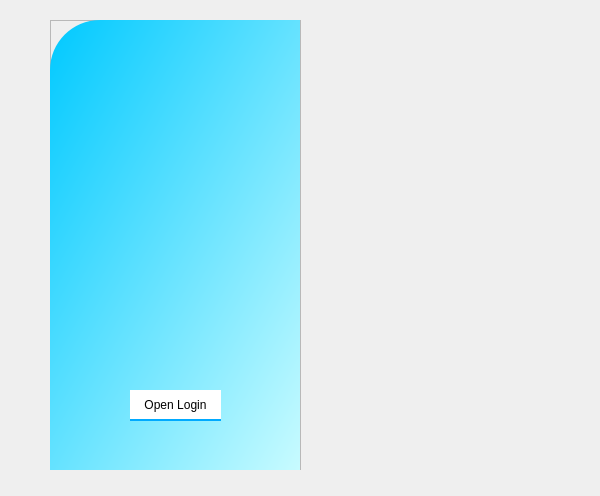
<?xml version="1.0" encoding="UTF-8"?>
<ui version="4.0">
 <class>MainWindow</class>
 <widget class="QMainWindow" name="MainWindow">
  <property name="geometry">
   <rect>
    <x>0</x>
    <y>0</y>
    <width>600</width>
    <height>496</height>
   </rect>
  </property>
  <property name="windowTitle">
   <string>MainWindow</string>
  </property>
  <widget class="QWidget" name="centralwidget">
   <widget class="QFrame" name="frame">
    <property name="geometry">
     <rect>
      <x>50</x>
      <y>20</y>
      <width>251</width>
      <height>450</height>
     </rect>
    </property>
    <property name="frameShape">
     <enum>QFrame::StyledPanel</enum>
    </property>
    <property name="frameShadow">
     <enum>QFrame::Raised</enum>
    </property>
    <widget class="QLabel" name="label">
     <property name="geometry">
      <rect>
       <x>0</x>
       <y>0</y>
       <width>250</width>
       <height>450</height>
      </rect>
     </property>
     <property name="cursor">
      <cursorShape>SizeAllCursor</cursorShape>
     </property>
     <property name="styleSheet">
      <string notr="true">QLabel{
background-color: qlineargradient(spread:pad, x1:0, y1:0, x2:1, y2:1, stop:0 rgba(0, 201, 255, 255), stop:1 rgba(200, 251, 255, 255));
border-top-left-radius:50px;
}

</string>
     </property>
     <property name="text">
      <string/>
     </property>
    </widget>
    <widget class="QPushButton" name="Logo">
     <property name="geometry">
      <rect>
       <x>0</x>
       <y>120</y>
       <width>251</width>
       <height>191</height>
      </rect>
     </property>
     <property name="styleSheet">
      <string notr="true">QPushButton{
background-color: none;
border:0px solid;
}
</string>
     </property>
     <property name="text">
      <string/>
     </property>
     <property name="icon">
      <iconset resource="res.qrc">
       <normaloff>:/icon/icon/2821656.png</normaloff>:/icon/icon/2821656.png</iconset>
     </property>
     <property name="iconSize">
      <size>
       <width>160</width>
       <height>160</height>
      </size>
     </property>
    </widget>
    <widget class="QPushButton" name="opn_login">
     <property name="geometry">
      <rect>
       <x>80</x>
       <y>370</y>
       <width>91</width>
       <height>31</height>
      </rect>
     </property>
     <property name="cursor">
      <cursorShape>PointingHandCursor</cursorShape>
     </property>
     <property name="styleSheet">
      <string notr="true">background-color: rgb(255, 255, 255);
color: black;
border:none;
border-bottom:2px solid #00aaff;</string>
     </property>
     <property name="text">
      <string>Open Login</string>
     </property>
     <property name="icon">
      <iconset resource="res.qrc">
       <normaloff>:/icon/icon/right-arrow.png</normaloff>:/icon/icon/right-arrow.png</iconset>
     </property>
    </widget>
   </widget>
   <widget class="QFrame" name="frame_4">
    <property name="geometry">
     <rect>
      <x>300</x>
      <y>20</y>
      <width>250</width>
      <height>450</height>
     </rect>
    </property>
    <property name="frameShape">
     <enum>QFrame::NoFrame</enum>
    </property>
    <property name="frameShadow">
     <enum>QFrame::Raised</enum>
    </property>
    <layout class="QVBoxLayout" name="verticalLayout">
     <property name="spacing">
      <number>0</number>
     </property>
     <property name="leftMargin">
      <number>0</number>
     </property>
     <property name="topMargin">
      <number>0</number>
     </property>
     <property name="rightMargin">
      <number>0</number>
     </property>
     <property name="bottomMargin">
      <number>0</number>
     </property>
     <item>
      <widget class="QFrame" name="frame_3">
       <property name="enabled">
        <bool>true</bool>
       </property>
       <property name="minimumSize">
        <size>
         <width>0</width>
         <height>0</height>
        </size>
       </property>
       <property name="maximumSize">
        <size>
         <width>0</width>
         <height>16777215</height>
        </size>
       </property>
       <property name="styleSheet">
        <string notr="true">background-color: rgb(255, 255, 255);
border-bottom-right-radius:50px;</string>
       </property>
       <property name="frameShape">
        <enum>QFrame::NoFrame</enum>
       </property>
       <property name="frameShadow">
        <enum>QFrame::Raised</enum>
       </property>
       <widget class="QFrame" name="frame_2">
        <property name="geometry">
         <rect>
          <x>0</x>
          <y>0</y>
          <width>250</width>
          <height>450</height>
         </rect>
        </property>
        <property name="minimumSize">
         <size>
          <width>250</width>
          <height>0</height>
         </size>
        </property>
        <property name="styleSheet">
         <string notr="true">border-bottom-right-radius:50px;</string>
        </property>
        <property name="frameShape">
         <enum>QFrame::NoFrame</enum>
        </property>
        <property name="frameShadow">
         <enum>QFrame::Raised</enum>
        </property>
        <widget class="QLabel" name="label_2">
         <property name="geometry">
          <rect>
           <x>0</x>
           <y>50</y>
           <width>251</width>
           <height>31</height>
          </rect>
         </property>
         <property name="styleSheet">
          <string notr="true">font: 75 14pt &quot;Ebrima&quot;;</string>
         </property>
         <property name="text">
          <string>Login</string>
         </property>
         <property name="alignment">
          <set>Qt::AlignCenter</set>
         </property>
        </widget>
        <widget class="QLineEdit" name="Host">
         <property name="geometry">
          <rect>
           <x>30</x>
           <y>130</y>
           <width>191</width>
           <height>31</height>
          </rect>
         </property>
         <property name="styleSheet">
          <string notr="true">border:none;
border-bottom: 2px solid #2fd5ff;
padding-bottom:1px;</string>
         </property>
         <property name="placeholderText">
          <string>Host</string>
         </property>
        </widget>
        <widget class="QLineEdit" name="Port">
         <property name="geometry">
          <rect>
           <x>30</x>
           <y>180</y>
           <width>71</width>
           <height>31</height>
          </rect>
         </property>
         <property name="styleSheet">
          <string notr="true">border:none;
border-bottom: 2px solid #2fd5ff;
padding-bottom:1px;</string>
         </property>
         <property name="placeholderText">
          <string>Port</string>
         </property>
        </widget>
        <widget class="QLineEdit" name="Username">
         <property name="geometry">
          <rect>
           <x>30</x>
           <y>250</y>
           <width>191</width>
           <height>31</height>
          </rect>
         </property>
         <property name="styleSheet">
          <string notr="true">border:none;
border-bottom: 2px solid #2fd5ff;
padding-bottom:1px;</string>
         </property>
         <property name="placeholderText">
          <string>Username</string>
         </property>
        </widget>
        <widget class="QLineEdit" name="Password">
         <property name="geometry">
          <rect>
           <x>30</x>
           <y>300</y>
           <width>191</width>
           <height>31</height>
          </rect>
         </property>
         <property name="styleSheet">
          <string notr="true">border:none;
border-bottom: 2px solid #2fd5ff;
padding-bottom:1px;</string>
         </property>
         <property name="echoMode">
          <enum>QLineEdit::Password</enum>
         </property>
         <property name="placeholderText">
          <string>Password</string>
         </property>
        </widget>
        <widget class="QPushButton" name="login">
         <property name="geometry">
          <rect>
           <x>80</x>
           <y>360</y>
           <width>91</width>
           <height>31</height>
          </rect>
         </property>
         <property name="font">
          <font>
           <weight>75</weight>
           <bold>true</bold>
          </font>
         </property>
         <property name="cursor">
          <cursorShape>PointingHandCursor</cursorShape>
         </property>
         <property name="styleSheet">
          <string notr="true">background-color: qlineargradient(spread:pad, x1:0, y1:0, x2:1, y2:1, stop:0 rgba(0, 201, 255, 255), stop:1 rgba(200, 251, 255, 255));
color: rgb(255, 255, 255);
border:none;
border-bottom:2px solid rgb(0, 170, 255);

</string>
         </property>
         <property name="text">
          <string>Login</string>
         </property>
        </widget>
        <widget class="QPushButton" name="close_1">
         <property name="geometry">
          <rect>
           <x>210</x>
           <y>0</y>
           <width>41</width>
           <height>21</height>
          </rect>
         </property>
         <property name="cursor">
          <cursorShape>PointingHandCursor</cursorShape>
         </property>
         <property name="styleSheet">
          <string notr="true">background-color: rgb(243, 28, 0);
color: rgb(255, 255, 255);
border:none;</string>
         </property>
         <property name="text">
          <string/>
         </property>
         <property name="icon">
          <iconset resource="res.qrc">
           <normaloff>:/icon/icon/closeAsset 43.png</normaloff>:/icon/icon/closeAsset 43.png</iconset>
         </property>
         <property name="iconSize">
          <size>
           <width>13</width>
           <height>13</height>
          </size>
         </property>
        </widget>
        <widget class="QPushButton" name="min">
         <property name="geometry">
          <rect>
           <x>170</x>
           <y>0</y>
           <width>41</width>
           <height>21</height>
          </rect>
         </property>
         <property name="cursor">
          <cursorShape>PointingHandCursor</cursorShape>
         </property>
         <property name="styleSheet">
          <string notr="true">background-color: rgb(18, 205, 255);
color: rgb(255, 255, 255);
border:none;</string>
         </property>
         <property name="text">
          <string/>
         </property>
         <property name="icon">
          <iconset resource="res.qrc">
           <normaloff>:/icon/icon/hideAsset 53.png</normaloff>:/icon/icon/hideAsset 53.png</iconset>
         </property>
         <property name="iconSize">
          <size>
           <width>13</width>
           <height>13</height>
          </size>
         </property>
        </widget>
       </widget>
      </widget>
     </item>
    </layout>
   </widget>
  </widget>
 </widget>
 <resources>
  <include location="res.qrc"/>
 </resources>
 <connections/>
</ui>
